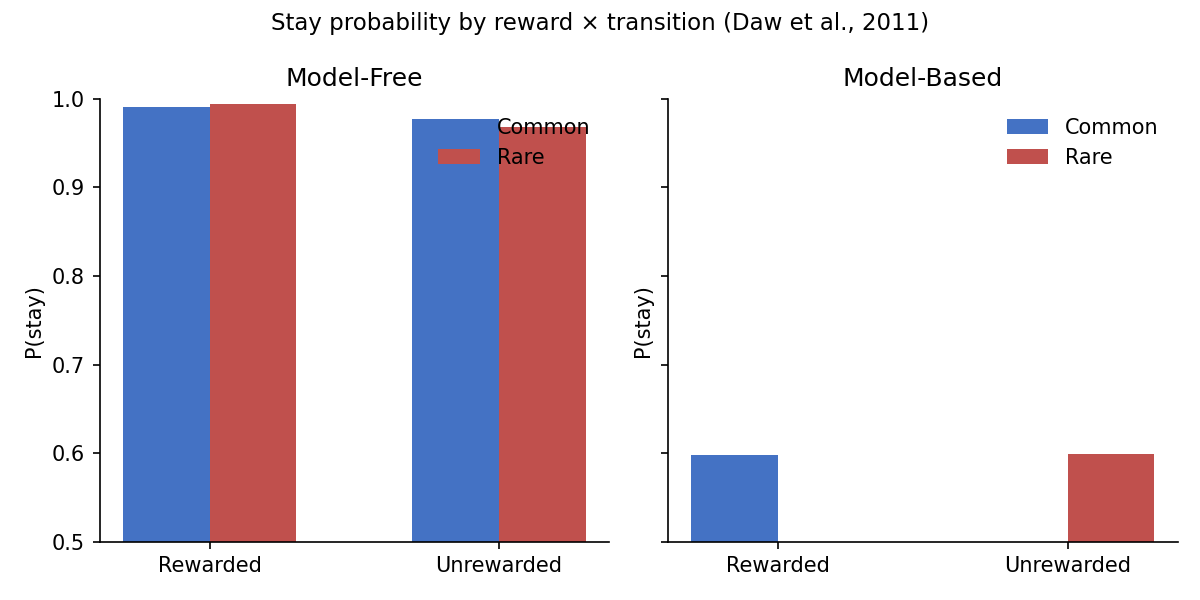

The Python source for this figure:
"""Sanity check: MF vs MB agent stay-probability patterns (Daw et al., 2011 Fig 2).

Run from the repo root:
    python scripts/sanity_check.py
"""

import numpy as np
import matplotlib.pyplot as plt
from pathlib import Path

from two_step_stress.config import P_COMMON, P_RARE
from two_step_stress.task.transitions import apply_transition, build_transition_mapping
from two_step_stress.task.rewards import initialise_reward_probs, step_reward_probs

N_TRIALS = 5_000
ALPHA    = 0.3
BETA     = 5.0
SEED     = 42


def softmax_choice(q: np.ndarray, rng: np.random.Generator) -> int:
    e = np.exp(BETA * (q - q.max()))
    return int(rng.choice(len(q), p=e / e.sum()))


def simulate(mode: str, rng: np.random.Generator) -> list[tuple]:
    """Return list of (stage1_choice, reward, transition_type) per trial."""
    mapping       = build_transition_mapping(0)
    reward_probs  = initialise_reward_probs(rng)
    q2 = np.full((2, 2), 0.5)   # Stage-2 Q-values [state, action]
    q1 = np.full(2, 0.5)         # Stage-1 Q-values (MF only; MB recomputes each trial)

    records = []
    for _ in range(N_TRIALS):
        # Stage-1: MB recomputes q1 from q2 + known transition model each trial
        if mode == "mb":
            q1 = np.array([
                P_COMMON * q2[mapping[a]].max() + P_RARE * q2[1 - mapping[a]].max()
                for a in range(2)
            ])
        a1 = softmax_choice(q1, rng)

        s2, transition_type = apply_transition(a1, mapping, rng)

        a2 = softmax_choice(q2[s2], rng)

        r = int(rng.random() < reward_probs[s2 * 2 + a2])

        # Q updates
        delta = r - q2[s2, a2]
        q2[s2, a2] += ALPHA * delta
        if mode == "mf":
            q1[a1] += ALPHA * delta   # direct reward signal, ignores transition structure

        reward_probs = step_reward_probs(reward_probs, rng)
        records.append((a1, r, transition_type))

    return records


def stay_matrix(records: list[tuple]) -> dict:
    """Return {reward: {transition: P(stay)}} from consecutive-trial pairs."""
    counts = {r: {t: [0, 0] for t in ("common", "rare")} for r in (0, 1)}
    for i in range(1, len(records)):
        prev_a1, prev_r, prev_t = records[i - 1]
        curr_a1, _, _           = records[i]
        counts[prev_r][prev_t][0] += int(curr_a1 == prev_a1)
        counts[prev_r][prev_t][1] += 1
    return {
        r: {t: counts[r][t][0] / counts[r][t][1] for t in ("common", "rare")}
        for r in (0, 1)
    }


def plot_panel(ax: plt.Axes, mat: dict, title: str) -> None:
    x, w = np.array([0.0, 1.0]), 0.3
    ax.bar(x - w/2, [mat[1]["common"], mat[0]["common"]], w, label="Common", color="#4472C4")
    ax.bar(x + w/2, [mat[1]["rare"],   mat[0]["rare"]],   w, label="Rare",   color="#C0504D")
    ax.set_xticks(x)
    ax.set_xticklabels(["Rewarded", "Unrewarded"])
    ax.set_ylabel("P(stay)")
    ax.set_ylim(0.5, 1.0)
    ax.set_title(title)
    ax.legend(frameon=False)
    ax.spines[["top", "right"]].set_visible(False)


# --- run ---
rng_mf = np.random.default_rng(SEED)
rng_mb = np.random.default_rng(SEED + 1)

print("Simulating MF agent (5 000 trials)…")
mf_mat = stay_matrix(simulate("mf", rng_mf))

print("Simulating MB agent (5 000 trials)…")
mb_mat = stay_matrix(simulate("mb", rng_mb))

for name, mat in [("MF", mf_mat), ("MB", mb_mat)]:
    print(f"\n{name} stay probabilities:")
    print(f"  Rewarded   — common: {mat[1]['common']:.3f}   rare: {mat[1]['rare']:.3f}")
    print(f"  Unrewarded — common: {mat[0]['common']:.3f}   rare: {mat[0]['rare']:.3f}")

# --- plot ---
fig, axes = plt.subplots(1, 2, figsize=(8, 4), sharey=True)
plot_panel(axes[0], mf_mat, "Model-Free")
plot_panel(axes[1], mb_mat, "Model-Based")
fig.suptitle("Stay probability by reward × transition (Daw et al., 2011)", fontsize=11)
fig.tight_layout()

out = Path(__file__).parent / "sanity_check.png"
fig.savefig(out, dpi=150)
print(f"\nFigure saved → {out}")
